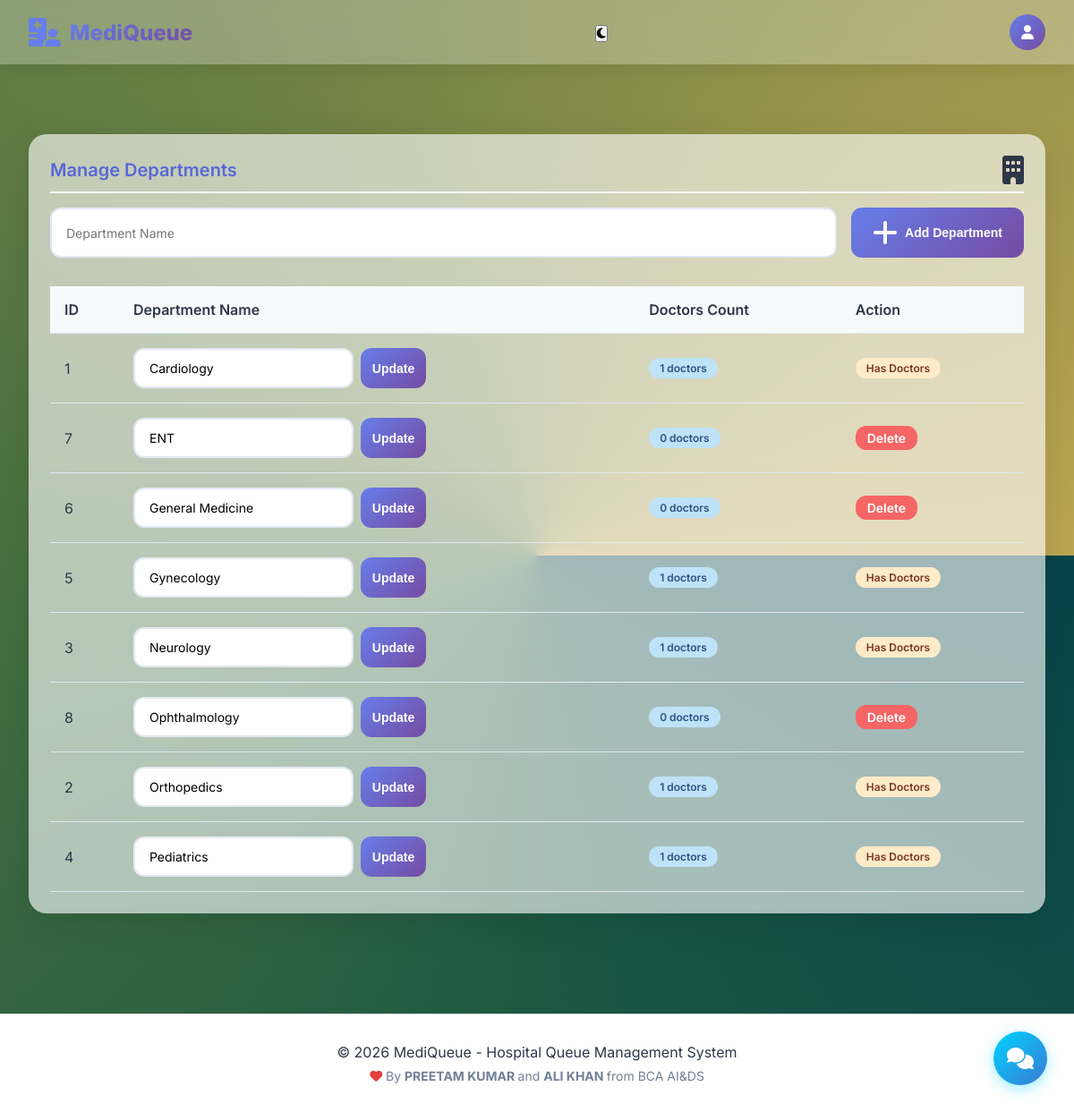
The app's page /admin/manage_departments.php (signed in) with its own data.
### tables this page shows
CREATE TABLE `departments` (
  `department_id` int(11) NOT NULL,
  `department_name` varchar(100) NOT NULL,
  `created_at` timestamp NOT NULL DEFAULT current_timestamp()
);

### admin/manage_departments.php (the view, shortened to what this page needs)
<?php
require_once '../config/db.php';
$stmt = $pdo->prepare("SELECT * FROM departments ORDER BY department_name");
$stmt->execute();
$departments = $stmt->fetchAll();
include '../includes/header.php';
?>
<div class="box" style="margin-top: 70px;">
    <div class="box-header">
        <h2 class="box-title">Manage Departments</h2>
        <i class="fas fa-building"></i>
    </div>
    <form method="POST" style="margin-bottom: 2rem;">
        <div style="display: flex; gap: 1rem; flex-wrap: wrap;">
            <input type="text" name="dept_name" class="form-control" style="flex: 1;" placeholder="Department Name" required>
            <button type="submit" name="add" class="btn btn-primary"><i class="fas fa-plus"></i> Add Department</button>
        </div>
    </form>
    <div class="table-container">
        <table class="table">
            <thead>
                <tr><th>ID</th><th>Department Name</th><th>Doctors Count</th><th>Action</th></tr>
            </thead>
            <tbody>
                <?php foreach ($departments as $row):
                    $stmt = $pdo->prepare("SELECT COUNT(*) as count FROM doctors WHERE department_id = ?");
                    $stmt->execute([$row['department_id']]);
                    $doctor_count = $stmt->fetch()['count'];
                ?>
                <tr>
                    <td><?php echo $row['department_id']; ?></td>
                    <td>
                        <form method="POST" style="display: inline-flex; gap: 0.5rem;">
                            <input type="text" name="dept_name" value="<?php echo htmlspecialchars($row['department_name']); ?>" class="form-control" style="width: auto; display: inline-block;">
                            <button type="submit" name="edit" class="btn btn-primary" style="padding: 0.3rem 0.8rem;">Update</button>
                        </form>
                    </td>
                    <td><span class="badge badge-info"><?php echo $doctor_count; ?> doctors</span></td>
                    <td>
                        <?php if ($doctor_count == 0): ?>
                        <a href="?delete=<?php echo $row['department_id']; ?>" class="btn btn-danger" style="padding: 0.3rem 0.8rem;" onclick="return confirm('Delete this department?')">Delete</a>
                        <?php else: ?>
                        <span class="badge badge-warning">Has Doctors</span>
                        <?php endif; ?>
                    </td>
                </tr>
                <?php endforeach; ?>
            </tbody>
        </table>
    </div>
</div>
<?php include '../includes/footer.php'; ?>

### assets/css/style.css (style rules this page uses)
:root { --primary: #667eea; --primary-dark: #5a67d8; --secondary: #764ba2; --success: #48bb78; --warning: #ed8936; --danger: #f56565; --dark: #2d3748; --light: #f7fafc; --gray: #a0aec0; }
* { margin: 0; padding: 0; box-sizing: border-box; }
body { font-family: 'Inter', sans-serif; background: conic-gradient(from 90deg, #07444a 0.000deg, #1c5842 90.000deg, #477040 180.000deg, #808a46 270.000deg, #bca552 360.000deg); min-height: 100vh; background-repeat: repeat; background-size: auto 100%; color: var(--dark); }
.btn { padding: 0.75rem 1.5rem; border: none; border-radius: 12px; font-weight: 600; cursor: pointer; transition: all 0.3s; display: inline-flex; align-items: center; gap: 0.5rem; text-decoration: none; font-size: 0.875rem; }
.btn-primary { background: linear-gradient(135deg, #667eea, #764ba2); color: white; }
.btn-danger { background: #f56565; color: white; }
.form-control { width: 100%; padding: 0.75rem 1rem; border: 2px solid #e2e8f0; border-radius: 12px; font-size: 0.875rem; transition: all 0.3s; }
.table-container { overflow-x: auto; }
.table { width: 100%; border-collapse: collapse; }
.table th, .table td { padding: 1rem; text-align: left; border-bottom: 1px solid #e2e8f0; }
.table th { background: #f7fafc; font-weight: 600; color: #2d3748; }
.badge { display: inline-block; padding: 0.25rem 0.75rem; border-radius: 50px; font-size: 0.75rem; font-weight: 600; }
.badge-warning { background: #feebc8; color: #7b341e; }
.badge-info { background: #bee3f8; color: #2c5282; }
.box { background: rgba(255, 255, 255, 0.619); border-radius: 20px; padding: 1.5rem; box-shadow: 0 10px 40px rgba(0, 0, 0, 0.1); transition: transform 0.3s, box-shadow 0.3s; margin-bottom: 2rem; }
.box-header { display: flex; justify-content: space-between; align-items: center; margin-bottom: 1rem; padding-bottom: 0.5rem; border-bottom: 2px solid var(--light); }
.box-title { font-size: 1.25rem; font-weight: 600; color: var(--primary-dark); }
.box i { font-size:2rem; }
.btn { padding: 0.75rem 1.5rem; border: none; border-radius: 12px; font-weight: 600; cursor: pointer; transition: all 0.3s; font-size: 0.875rem; display: inline-flex; align-items: center; gap: 0.5rem; text-decoration: none; }
.btn-primary { background: linear-gradient(135deg, var(--primary), var(--secondary)); color: white; }
.btn-danger { background: var(--danger); color: white; }
.form-control { width: 100%; padding: 0.75rem 1rem; border: 2px solid #e2e8f0; border-radius: 12px; font-size: 0.875rem; transition: all 0.3s; font-family: inherit; }
.table th { background: var(--light); font-weight: 600; color: var(--dark); }
* { scrollbar-width: thin; scrollbar-color: var(--gray) var(--light); }

### records on screen
departments: department_id "1", dept_name "Cardiology", doctor_count "1", shows "Has Doctors"
departments: department_id "7", dept_name "ENT", doctor_count "0"
departments: department_id "6", dept_name "General Medicine", doctor_count "0"
departments: department_id "5", dept_name "Gynecology", doctor_count "1", shows "Has Doctors"
departments: department_id "3", dept_name "Neurology", doctor_count "1", shows "Has Doctors"
departments: department_id "8", dept_name "Ophthalmology", doctor_count "0"
departments: department_id "2", dept_name "Orthopedics", doctor_count "1", shows "Has Doctors"
departments: department_id "4", dept_name "Pediatrics", doctor_count "1", shows "Has Doctors"
